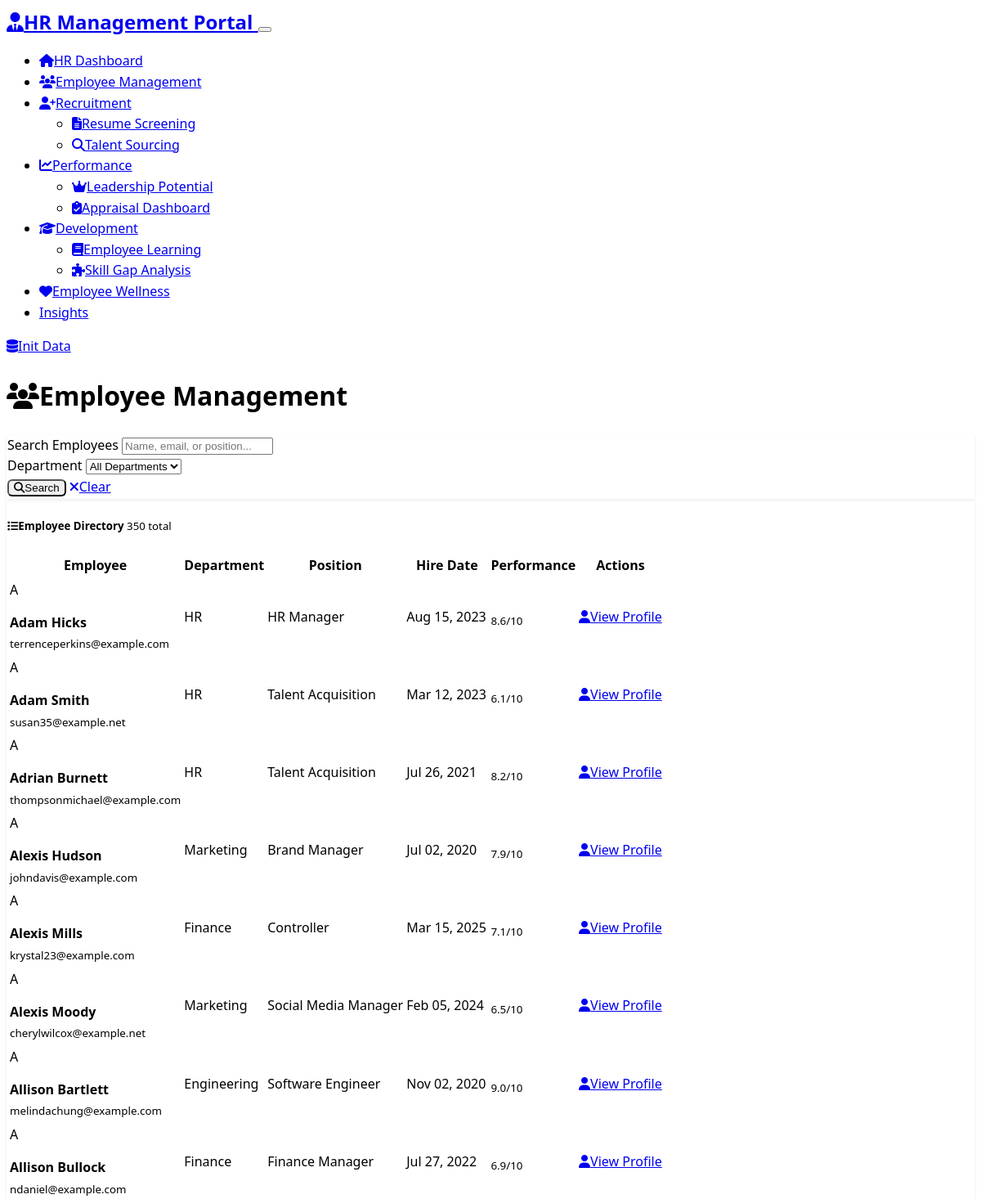
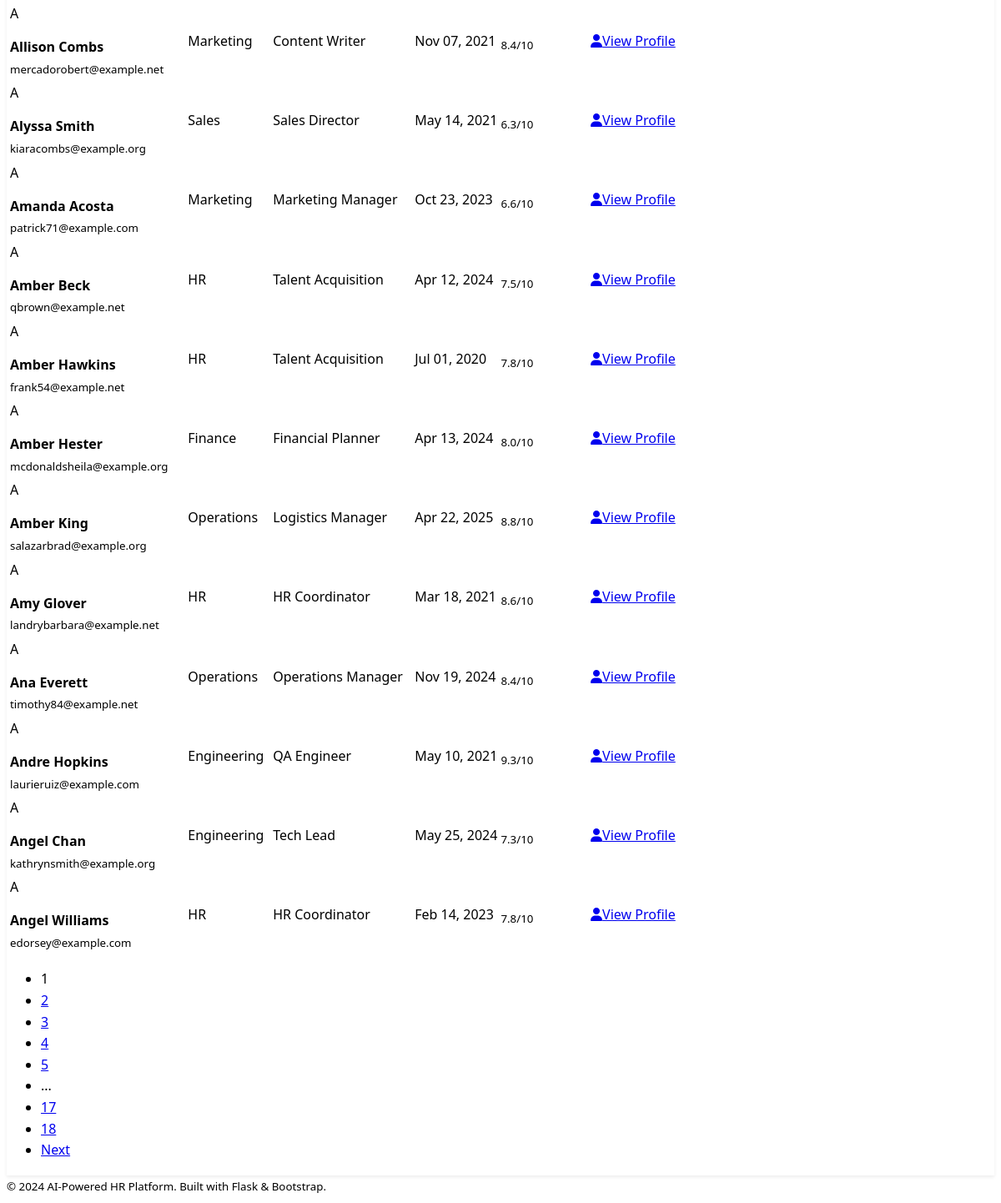
Screenshot of /employee-management with the database file from the repository (2 pictures, top to bottom).
### models.py (models this page shows)
class Employee(db.Model):
    id = db.Column(db.Integer, primary_key=True)
    name = db.Column(db.String(100), nullable=False)
    email = db.Column(db.String(120), unique=True, nullable=False)
    department = db.Column(db.String(50), nullable=False)
    position = db.Column(db.String(100), nullable=False)
    hire_date = db.Column(db.Date, nullable=False)
    performance_score = db.Column(db.Float, default=0.0)
    skills = db.Column(Text)  # JSON string of skills
    created_at = db.Column(db.DateTime, default=datetime.utcnow)

### routes.py (the view, shortened to what this page needs)
@app.route('/employee-management')
def employee_management():
    page = request.args.get('page', 1, type=int)
    search = request.args.get('search', '')
    department = request.args.get('department', '')
    query = Employee.query
    if department:
        query = query.filter(Employee.department == department)
    employees = query.order_by(Employee.name).paginate(
        page=page, per_page=20, error_out=False
    )
    departments = db.session.query(Employee.department).distinct().all()
    departments = [dept[0] for dept in departments]
    return render_template('employee_management.html',
                         employees=employees,
                         departments=departments,
                         search=search,
                         selected_department=department)

### templates/employee_management.html (shortened to what this page needs)
{% extends "base.html" %}
{% block content %}
<div class="row">
    <div class="col-12">
        <div class="d-flex justify-content-between align-items-center mb-4">
            <h1 class="display-5">
                <i class="fas fa-users me-3"></i>Employee Management
            </h1>
        </div>
    </div>
</div>
<div class="row mb-4">
    <div class="col-12">
        <div class="card">
            <div class="card-body">
                <form method="GET" class="row g-3">
                    <div class="col-md-4">
                        <label for="search" class="form-label">Search Employees</label>
                        <input type="text" class="form-control" id="search" name="search"
                               value="{{ search }}" placeholder="Name, email, or position...">
                    </div>
                    <div class="col-md-3">
                        <label for="department" class="form-label">Department</label>
                        <select class="form-select" id="department" name="department">
                            <option value="">All Departments</option>
                        </select>
                    </div>
                    <div class="col-md-2 d-flex align-items-end">
                        <button type="submit" class="btn btn-primary me-2">
                            <i class="fas fa-search me-1"></i>Search
                        </button>
                        <a href="{{ url_for('employee_management') }}" class="btn btn-secondary">
                            <i class="fas fa-times me-1"></i>Clear
                        </a>
                    </div>
                </form>
            </div>
        </div>
    </div>
</div>
<div class="row">
    <div class="col-12">
        <div class="card">
            <div class="card-header d-flex justify-content-between align-items-center">
                <h5 class="mb-0">
                    <i class="fas fa-list me-2"></i>Employee Directory
                    <span class="badge bg-primary ms-2">{{ employees.total }} total</span>
                </h5>
            </div>
            <div class="card-body p-0">
                {% if employees.items %}
                <div class="table-responsive">
                    <table class="table table-hover mb-0">
                        <thead class="table-dark">
                            <tr>
                                <th>Employee</th>
                                <th>Department</th>
                                <th>Position</th>
                                <th>Hire Date</th>
                                <th>Performance</th>
                                <th>Actions</th>
                            </tr>
                        </thead>
                        <tbody>
                            {% for employee in employees.items %}
                            <tr>
                                <td>
                                    <div class="d-flex align-items-center">
                                        <div class="avatar bg-primary text-white rounded-circle me-3 d-flex align-items-center justify-content-center" style="width: 40px; height: 40px;">
                                            {{ employee.name[0].upper() }}
                                        </div>
                                        <div>
                                            <strong>{{ employee.name }}</strong><br>
                                            <small class="text-muted">{{ employee.email }}</small>
                                        </div>
                                    </div>
                                </td>
                                <td>
                                    <span class="badge bg-info">{{ employee.department }}</span>
                                </td>
                                <td>{{ employee.position }}</td>
                                <td>{{ employee.hire_date.strftime('%b %d, %Y') }}</td>
                                <td>
                                    <div class="d-flex align-items-center">
                                        <div class="progress me-2" style="width: 80px; height: 8px;">
                                        </div>
                                        <small class="text-muted">{{ employee.performance_score }}/10</small>
                                    </div>
                                </td>
                                <td>
                                    <a href="{{ url_for('employee_profile', employee_id=employee.id) }}"
                                       class="btn btn-sm btn-outline-primary">
                                        <i class="fas fa-user me-1"></i>View Profile
                                    </a>
                                </td>
                            </tr>
                            {% endfor %}
                        </tbody>
                    </table>
                </div>
                {% if employees.pages > 1 %}
                <div class="d-flex justify-content-center p-3">
                    <nav>
                        <ul class="pagination">
                            {% for page_num in employees.iter_pages() %}
                                {% if page_num %}
                                    {% if page_num != employees.page %}
                                    <li class="page-item">
                                        <a class="page-link" href="{{ url_for('employee_management', page=page_num, search=search, department=selected_department) }}">
                                            {{ page_num }}
                                        </a>
                                    </li>
                                    {% else %}
                                    <li class="page-item active">
                                        <span class="page-link">{{ page_num }}</span>
                                    </li>
                                    {% endif %}
                                {% else %}
                                <li class="page-item disabled">
                                    <span class="page-link">...</span>
                                </li>
                                {% endif %}
                            {% endfor %}
                            {% if employees.has_next %}
                            <li class="page-item">
                                <a class="page-link" href="{{ url_for('employee_management', page=employees.next_num, search=search, department=selected_department) }}">
                                    Next
                                </a>
                            </li>
                            {% endif %}
                        </ul>
                    </nav>
                </div>
                {% endif %}
                {% else %}
                <div class="text-center p-5">
                    <i class="fas fa-users fa-3x text-muted mb-3"></i>
                    <h5 class="text-muted">No employees found</h5>
                    <p class="text-muted">Try adjusting your search criteria or initialize sample data.</p>
                </div>
                {% endif %}
            </div>
        </div>
    </div>
</div>
{% endblock %}

### static/css/custom.css (style rules this page uses)
:root { --hr-primary: #007bff; --hr-success: #28a745; --hr-warning: #ffc107; --hr-danger: #dc3545; --hr-info: #17a2b8; --hr-light: #f8f9fa; --hr-dark: #343a40; }
body { font-family: 'Segoe UI', Tahoma, Geneva, Verdana, sans-serif; line-height: 1.6; }
.card { box-shadow: 0 0.125rem 0.25rem rgba(0, 0, 0, 0.075); border: 1px solid rgba(0, 0, 0, 0.125); transition: box-shadow 0.15s ease-in-out; }
.progress { background-color: rgba(0, 0, 0, 0.1); }
.badge { font-weight: 500; }
.btn { font-weight: 500; border-radius: 0.375rem; transition: all 0.15s ease-in-out; }
[data-bs-theme="dark"] .card { background-color: var(--bs-dark); border-color: rgba(255, 255, 255, 0.175); }
[data-bs-theme="dark"] .progress { background-color: rgba(255, 255, 255, 0.1); }

### rows the page displays
Employee: name "A", name "Adam Hicks", email "terrenceperkins@example.com", department "HR", position "HR Manager", hire_date "Aug 15, 2023", performance_score "8.6"
Employee: name "A", name "Adam Smith", email "susan35@example.net", department "HR", position "Talent Acquisition", hire_date "Mar 12, 2023", performance_score "6.1"
Employee: name "A", name "Adrian Burnett", email "thompsonmichael@example.com", department "HR", position "Talent Acquisition", hire_date "Jul 26, 2021", performance_score "8.2"
Employee: name "A", name "Alexis Hudson", email "johndavis@example.com", department "Marketing", position "Brand Manager", hire_date "Jul 02, 2020", performance_score "7.9"
Employee: name "A", name "Alexis Mills", email "krystal23@example.com", department "Finance", position "Controller", hire_date "Mar 15, 2025", performance_score "7.1"
Employee: name "A", name "Alexis Moody", email "cherylwilcox@example.net", department "Marketing", position "Social Media Manager", hire_date "Feb 05, 2024", performance_score "6.5"
Employee: name "A", name "Allison Bartlett", email "melindachung@example.com", department "Engineering", position "Software Engineer", hire_date "Nov 02, 2020", performance_score "9.0"
Employee: name "A", name "Allison Bullock", email "ndaniel@example.com", department "Finance", position "Finance Manager", hire_date "Jul 27, 2022", performance_score "6.9"
Employee: name "A", name "Allison Combs", email "mercadorobert@example.net", department "Marketing", position "Content Writer", hire_date "Nov 07, 2021", performance_score "8.4"
Employee: name "A", name "Alyssa Smith", email "kiaracombs@example.org", department "Sales", position "Sales Director", hire_date "May 14, 2021", performance_score "6.3"
Employee: name "A", name "Amanda Acosta", email "patrick71@example.com", department "Marketing", position "Marketing Manager", hire_date "Oct 23, 2023", performance_score "6.6"
Employee: name "A", name "Amber Beck", email "qbrown@example.net", department "HR", position "Talent Acquisition", hire_date "Apr 12, 2024", performance_score "7.5"
Employee: name "A", name "Amber Hawkins", email "frank54@example.net", department "HR", position "Talent Acquisition", hire_date "Jul 01, 2020", performance_score "7.8"
Employee: name "A", name "Amber Hester", email "mcdonaldsheila@example.org", department "Finance", position "Financial Planner", hire_date "Apr 13, 2024", performance_score "8.0"
Employee: name "A", name "Amber King", email "salazarbrad@example.org", department "Operations", position "Logistics Manager", hire_date "Apr 22, 2025", performance_score "8.8"
Employee: name "A", name "Amy Glover", email "landrybarbara@example.net", department "HR", position "HR Coordinator", hire_date "Mar 18, 2021", performance_score "8.6"
Employee: name "A", name "Ana Everett", email "timothy84@example.net", department "Operations", position "Operations Manager", hire_date "Nov 19, 2024", performance_score "8.4"
Employee: name "A", name "Andre Hopkins", email "laurieruiz@example.com", department "Engineering", position "QA Engineer", hire_date "May 10, 2021", performance_score "9.3"
Employee: name "A", name "Angel Chan", email "kathrynsmith@example.org", department "Engineering", position "Tech Lead", hire_date "May 25, 2024", performance_score "7.3"
Employee: name "A", name "Angel Williams", email "edorsey@example.com", department "HR", position "HR Coordinator", hire_date "Feb 14, 2023", performance_score "7.8"

### other values shown
{{ employees.total }} "350"
{{ page_num }} "1"
{{ page_num }} "2" "3" "4" "5" "17" "18"
